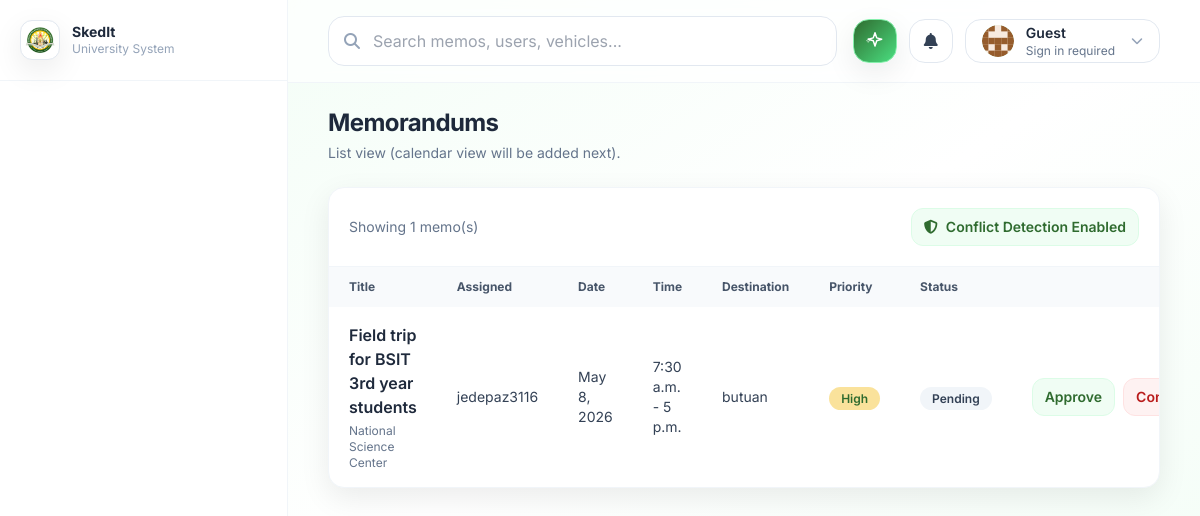
The page /memos/ on the database its author committed.
### memos/models.py (models this page shows, shortened)
class Memo(models.Model):
    class Priority(models.TextChoices):
        LOW = "low", "Low"
        MEDIUM = "medium", "Medium"
        HIGH = "high", "High"
    class Status(models.TextChoices):
        DRAFT = "draft", "Draft"
        PENDING = "pending", "Pending"
        APPROVED = "approved", "Approved"
        REJECTED = "rejected", "Rejected"
        DELEGATED = "delegated", "Delegated"
        CONFLICT = "conflict", "Conflict"
    class Category(models.TextChoices):
        UNIVERSITY = "university", "University-wide"
        DEPARTMENT = "department", "Departmental"
        PERSONAL = "personal", "Personal/Individual"
    title = models.CharField(max_length=200)
    description = models.TextField(blank=True)
    created_by = models.ForeignKey(
        settings.AUTH_USER_MODEL,
        on_delete=models.SET_NULL,
        null=True,
        blank=True,
        related_name="created_memos",
    )
    assigned_user = models.ForeignKey(
        settings.AUTH_USER_MODEL, on_delete=models.CASCADE, related_name="memos"
    )
    date = models.DateField()
    start_time = models.TimeField()
    end_time = models.TimeField()
    venue = models.CharField(max_length=255, blank=True)
    destination = models.CharField(max_length=255, blank=True)
    priority = models.CharField(max_length=10, choices=Priority.choices, default=Priority.MEDIUM)
    required = models.BooleanField(default=False)
    category = models.CharField(max_length=20, choices=Category.choices, default=Category.DEPARTMENT)
    status = models.CharField(max_length=15, choices=Status.choices, default=Status.PENDING)
    delegated_to = models.ForeignKey(
        settings.AUTH_USER_MODEL,
        on_delete=models.SET_NULL,
        null=True,
        blank=True,
        related_name="delegated_memos",
    )
    created_at = models.DateTimeField(default=timezone.now, editable=False)
    updated_at = models.DateTimeField(auto_now=True)
    class Meta:
        ordering = ["-date", "start_time"]
        indexes = [
            models.Index(fields=["assigned_user", "date", "start_time", "end_time"]),
        ]

### memos/views.py (the view)
# urls.py: path("memos/", views.memo_list, name="memo_list"),
def memo_list(request):
    if request.user.is_authenticated and not request.user.is_staff:
        memos = Memo.objects.filter(assigned_user=request.user).select_related("created_by")
    else:
        memos = Memo.objects.all().select_related("created_by")
    return render(request, "memos/memo_list.html", {"memos": memos})

### notifications/context_processors.py (called while the page is built, shortened)
def unread_notifications(request):
    user = getattr(request, "user", None)
    if not user or not getattr(user, "is_authenticated", False):
        return {
            "unread_notifications_count": 0,
            "recent_notifications": [],
        }

### memos/templates/memos/memo_list.html (shortened to what this page needs)
{% extends "base.html" %}
{% block content %}
<div class="flex items-center justify-between gap-4">
  <div>
    <h1 class="text-2xl font-bold tracking-tight">Memorandums</h1>
    <p class="text-sm text-slate-500 mt-1">List view (calendar view will be added next).</p>
  </div>
</div>
<div class="mt-6 rounded-2xl bg-white border border-slate-100 shadow-soft overflow-hidden">
  <div class="p-5 border-b border-slate-100 flex items-center justify-between">
    <div class="text-sm text-slate-500">Showing {{ memos|length }} memo(s)</div>
    <div class="flex items-center gap-2">
      <span class="inline-flex items-center gap-2 px-3 py-2 rounded-xl bg-green-50 text-uniGreen text-sm font-semibold border border-green-100">
        <i class="fa-solid fa-shield-halved"></i>
        Conflict Detection Enabled
      </span>
    </div>
  </div>
  <div class="overflow-x-auto">
    <table class="min-w-full">
      <thead class="bg-slate-50">
        <tr class="text-left text-xs font-semibold text-slate-600">
          <th class="px-5 py-3">Title</th>
          <th class="px-5 py-3">Assigned</th>
          <th class="px-5 py-3">Date</th>
          <th class="px-5 py-3">Time</th>
          <th class="px-5 py-3">Destination</th>
          <th class="px-5 py-3">Priority</th>
          <th class="px-5 py-3">Status</th>
          <th class="px-5 py-3"></th>
        </tr>
      </thead>
      <tbody class="divide-y divide-slate-100">
        {% for memo in memos %}
          <tr class="hover:bg-green-50/40 transition {% if memo.status == 'conflict' %}bg-red-50/30{% endif %}">
            <td class="px-5 py-4">
              <div class="font-semibold">{{ memo.title }}</div>
              <div class="text-xs text-slate-500 mt-1">{{ memo.venue }}</div>
            </td>
            <td class="px-5 py-4 text-sm text-slate-700">{{ memo.assigned_user }}</td>
            <td class="px-5 py-4 text-sm text-slate-700">{{ memo.date }}</td>
            <td class="px-5 py-4 text-sm text-slate-700">{{ memo.start_time }} - {{ memo.end_time }}</td>
            <td class="px-5 py-4 text-sm text-slate-700">{{ memo.destination }}</td>
            <td class="px-5 py-4">
              <span class="px-3 py-1 rounded-full text-xs font-semibold bg-uniGold/40 text-uniGreen">{{ memo.get_priority_display }}</span>
            </td>
            <td class="px-5 py-4">
              <span class="px-3 py-1 rounded-full text-xs font-semibold bg-slate-100 text-slate-700">{{ memo.get_status_display }}</span>
            </td>
            <td class="px-5 py-4">
              <div class="flex items-center justify-end gap-2">
                {% if request.user.is_staff %}
                  <a href="{% url 'memos:memo_edit' memo.pk %}" class="px-3 py-2 rounded-xl bg-white border border-slate-200 text-sm font-semibold hover:border-uniGold transition">Edit</a>
                  <a href="{% url 'memos:memo_delete' memo.pk %}" class="px-3 py-2 rounded-xl bg-white border border-slate-200 text-sm font-semibold hover:border-uniGold transition">Delete</a>
                {% else %}
                  {% if not memo.created_by or memo.created_by.is_staff %}
                    <form method="post" action="{% url 'memos:memo_user_approve' memo.pk %}">
                      <button type="submit" class="px-3 py-2 rounded-xl bg-green-50 text-uniGreen border border-green-100 text-sm font-semibold">Approve</button>
                    </form>
                    <form method="post" action="{% url 'memos:memo_user_mark_conflict' memo.pk %}">
                      <button type="submit" class="px-3 py-2 rounded-xl bg-red-50 text-red-700 border border-red-100 text-sm font-semibold">Conflict</button>
                    </form>
                  {% endif %}
                {% endif %}
              </div>
            </td>
          </tr>
        {% empty %}
          <tr>
            <td colspan="8" class="px-5 py-10 text-center text-sm text-slate-500">No memos found.</td>
          </tr>
        {% endfor %}
      </tbody>
    </table>
  </div>
</div>
{% endblock %}

### templates/base.html (style rules this page uses)
html, body { font-family: Inter, system-ui, -apple-system, Segoe UI, Roboto, Arial, sans-serif; height: 100%; margin: 0; }

### rows shown on the page
Memo: title "Field trip for BSIT 3rd year students", venue "National Science Center", assigned_user "jedepaz3116", date "May 8, 2026", start_time "7:30 a.m.", end_time "5 p.m.", destination "butuan", priority "High", status "Pending", shows "Approve"

### other values the page prints
{{ memos|length }} "1"
